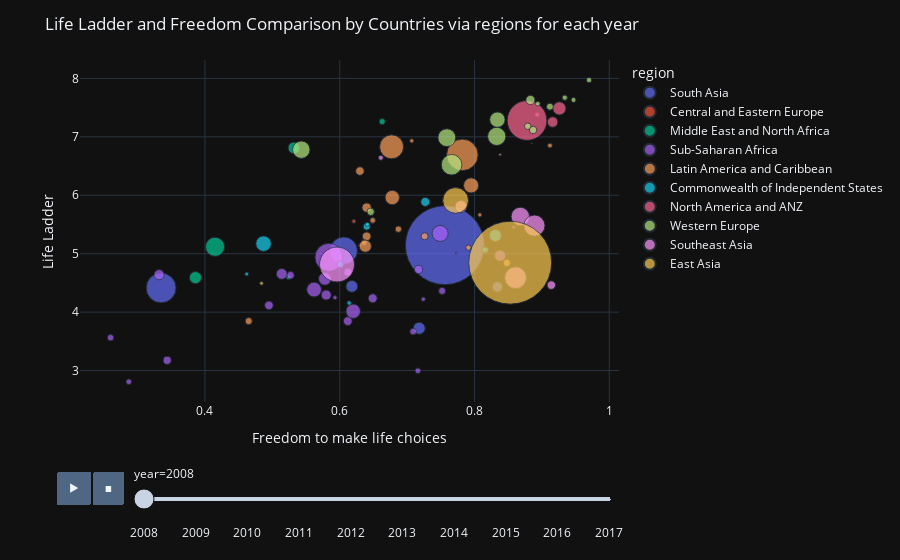

Source (notebook cell):
### Code cell
fig=px.scatter(pop_df,
               x="Freedom to make life choices",
               y="Life Ladder",
               animation_frame="year",
               animation_group="Country name",
               size="population",
               template="plotly_dark",
               color="region",
               hover_name="Country name",
               size_max=60)
fig.update_layout(title="Life Ladder and Freedom Comparison by Countries via regions for each year")
fig.show()

### Figure 1 — Plotly figure (JSON) as saved in the notebook; plotly's stock layout.template omitted (floating-point values rounded to 4 significant figures)
{"data": [{"hovertemplate": "<b>%{hovertext}</b><br><br>region=South Asia<br>year=2008<br>Freedom to make life choices=%{x}<br>Life Ladder=%{y}<br>population=%{marker.size}<extra></extra>", "hovertext": ["Afghanistan", "Bangladesh", "India", "Nepal", "Pakistan", "Sri Lanka"], "ids": ["Afghanistan", "Bangladesh", "India", "Nepal", "Pakistan", "Sri Lanka"], "legendgroup": "South Asia", "marker": {"color": "#636efa", "size": [27722276, 144304167, 1200669765, 26666576, 171648986, 19983984], "sizemode": "area", "sizeref": 385100.0, "symbol": "circle"}, "mode": "markers", "name": "South Asia", "orientation": "v", "showlegend": true, "type": "scatter", "x": [0.718, 0.606, 0.756, 0.618, 0.335, 0.834], "xaxis": "x", "y": [3.724, 5.052, 5.146, 4.441, 4.414, 4.431], "yaxis": "y"}, {"hovertemplate": "<b>%{hovertext}</b><br><br>region=Central and Eastern Europe<br>year=2008<br>Freedom to make life choices=%{x}<br>Life Ladder=%{y}<br>population=%{marker.size}<extra></extra>", "hovertext": ["Estonia", "Kosovo", "Latvia", "Lithuania"], "ids": ["Estonia", "Kosovo", "Latvia", "Lithuania"], "legendgroup": "Central and Eastern Europe", "marker": {"color": "#EF553B", "size": [1337090, 1747383, 2177322, 3198231], "sizemode": "area", "sizeref": 385100.0, "symbol": "circle"}, "mode": "markers", "name": "Central and Eastern Europe", "orientation": "v", "showlegend": true, "type": "scatter", "x": [0.642, null, 0.63, 0.621], "xaxis": "x", "y": [5.452, 5.522, 5.145, 5.554], "yaxis": "y"}, {"hovertemplate": "<b>%{hovertext}</b><br><br>region=Middle East and North Africa<br>year=2008<br>Freedom to make life choices=%{x}<br>Life Ladder=%{y}<br>population=%{marker.size}<extra></extra>", "hovertext": ["Iraq", "Israel", "Jordan", "Lebanon", "Saudi Arabia", "Turkey"], "ids": ["Iraq", "Israel", "Jordan", "Lebanon", "Saudi Arabia", "Turkey"], "legendgroup": "Middle East and North Africa", "marker": {"color": "#00cc96", "size": [28385746, 7308800, 6556478, 4764741, 25888541, 70418604], "sizemode": "area", "sizeref": 385100.0, "symbol": "circle"}, "mode": "markers", "name": "Middle East and North Africa", "orientation": "v", "showlegend": true, "type": "scatter", "x": [0.386, 0.663, null, 0.524, 0.532, 0.415], "xaxis": "x", "y": [4.59, 7.261, 4.93, 4.595, 6.811, 5.118], "yaxis": "y"}, {"hovertemplate": "<b>%{hovertext}</b><br><br>region=Sub-Saharan Africa<br>year=2008<br>Freedom to make life choices=%{x}<br>Life Ladder=%{y}<br>population=%{marker.size}<extra></extra>", "hovertext": ["Benin", "Botswana", "Burkina Faso", "Burundi", "Cameroon", "Chad", "Djibouti", "Ghana", "Kenya", "Liberia", "Madagascar", "Mali", "Mauritania", "Mozambique", "Niger", "Nigeria", "Rwanda", "Senegal", "Sierra Leone", "South Africa", "Tanzania", "Togo", "Uganda", "Zambia", "Zimbabwe"], "ids": ["Benin", "Botswana", "Burkina Faso", "Burundi", "Cameroon", "Chad", "Djibouti", "Ghana", "Kenya", "Liberia", "Madagascar", "Mali", "Mauritania", "Mozambique", "Niger", "Nigeria", "Rwanda", "Senegal", "Sierra Leone", "South Africa", "Tanzania", "Togo", "Uganda", "Zambia", "Zimbabwe"], "legendgroup": "Sub-Saharan Africa", "marker": {"color": "#ab63fa", "size": [8696921, 1915639, 14689725, 8126102, 19252666, 11183588, 816358, 23563825, 39791981, 3607860, 19996473, 14113577, 3296238, 22276596, 15250908, 150269623, 9524534, 12004701, 6133603, 49779471, 41853944, 6083420, 30431736, 12848530, 12379549], "sizemode": "area", "sizeref": 385100.0, "symbol": "circle"}, "mode": "markers", "name": "Sub-Saharan Africa", "orientation": "v", "showlegend": true, "type": "scatter", "x": [0.709, 0.858, 0.612, 0.26, 0.58, 0.527, 0.773, 0.838, 0.62, 0.724, 0.332, 0.495, 0.593, 0.514, 0.649, 0.584, 0.752, 0.612, 0.716, 0.749, 0.562, 0.287, 0.578, 0.717, 0.344], "xaxis": "x", "y": [3.667, 5.451, 3.846, 3.563, 4.292, 4.632, 5.009, 4.965, 4.015, 4.221, 4.64, 4.115, 4.248, 4.654, 4.236, 4.939, 4.363, 4.683, 2.997, 5.346, 4.385, 2.808, 4.569, 4.73, 3.174], "yaxis": "y"}, {"hovertemplate": "<b>%{hovertext}</b><br><br>region=Latin America and Caribbean<br>year=2008<br>Freedom to make life choices=%{x}<br>Life Ladder=%{y}<br>population=%{marker.size}<extra></extra>", "hovertext": ["Argentina", "Bolivia", "Brazil", "Chile", "Colombia", "Costa Rica", "Dominican Republic", "Ecuador", "El Salvador", "Guatemala", "Haiti", "Honduras", "Mexico", "Nicaragua", "Panama", "Paraguay", "Peru", "Trinidad and Tobago", "Uruguay"], "ids": ["Argentina", "Bolivia", "Brazil", "Chile", "Colombia", "Costa Rica", "Dominican Republic", "Ecuador", "El Salvador", "Guatemala", "Haiti", "Honduras", "Mexico", "Nicaragua", "Panama", "Paraguay", "Peru", "Trinidad and Tobago", "Uruguay"], "legendgroup": "Latin America and Caribbean", "marker": {"color": "#FFA15A", "size": [40080160, 9721454, 192030362, 16708258, 44254975, 4463125, 9458075, 14535739, 6131764, 14006428, 9646580, 7980955, 110815271, 5667432, 3516204, 6081296, 28562317, 1314443, 3340221], "sizemode": "area", "sizeref": 385100.0, "symbol": "circle"}, "mode": "markers", "name": "Latin America and Caribbean", "orientation": "v", "showlegend": true, "type": "scatter", "x": [0.678, 0.726, 0.782, 0.64, 0.795, 0.912, 0.848, 0.64, 0.636, 0.63, 0.465, 0.687, 0.677, 0.791, 0.707, 0.649, 0.638, 0.838, 0.808], "xaxis": "x", "y": [5.961, 5.298, 6.691, 5.789, 6.168, 6.851, 4.842, 5.297, 5.191, 6.414, 3.846, 5.42, 6.829, 5.104, 6.931, 5.57, 5.129, 6.696, 5.664], "yaxis": "y"}, {"hovertemplate": "<b>%{hovertext}</b><br><br>region=Commonwealth of Independent States<br>year=2008<br>Freedom to make life choices=%{x}<br>Life Ladder=%{y}<br>population=%{marker.size}<extra></extra>", "hovertext": ["Armenia", "Azerbaijan", "Belarus", "Georgia", "Kazakhstan", "Moldova", "Tajikistan", "Ukraine", "Uzbekistan"], "ids": ["Armenia", "Azerbaijan", "Belarus", "Georgia", "Kazakhstan", "Moldova", "Tajikistan", "Ukraine", "Uzbekistan"], "legendgroup": "Commonwealth of Independent States", "marker": {"color": "#19d3f3", "size": [2907618, 8763400, 9527985, 3848449, 15674000, 3570108, 7209930, 46258200, 27302800], "sizemode": "area", "sizeref": 385100.0, "symbol": "circle"}, "mode": "markers", "name": "Commonwealth of Independent States", "orientation": "v", "showlegend": true, "type": "scatter", "x": [0.462, 0.601, 0.64, 0.614, 0.727, 0.641, 0.816, 0.487, 0.831], "xaxis": "x", "y": [4.652, 4.817, 5.463, 4.156, 5.886, 5.503, 5.064, 5.172, 5.311], "yaxis": "y"}, {"hovertemplate": "<b>%{hovertext}</b><br><br>region=North America and ANZ<br>year=2008<br>Freedom to make life choices=%{x}<br>Life Ladder=%{y}<br>population=%{marker.size}<extra></extra>", "hovertext": ["Australia", "Canada", "New Zealand", "United States"], "ids": ["Australia", "Canada", "New Zealand", "United States"], "legendgroup": "North America and ANZ", "marker": {"color": "#FF6692", "size": [21249200, 33247118, 4259800, 304093966], "sizemode": "area", "sizeref": 385100.0, "symbol": "circle"}, "mode": "markers", "name": "North America and ANZ", "orientation": "v", "showlegend": true, "type": "scatter", "x": [0.916, 0.926, 0.893, 0.878], "xaxis": "x", "y": [7.254, 7.486, 7.381, 7.28], "yaxis": "y"}, {"hovertemplate": "<b>%{hovertext}</b><br><br>region=Western Europe<br>year=2008<br>Freedom to make life choices=%{x}<br>Life Ladder=%{y}<br>population=%{marker.size}<extra></extra>", "hovertext": ["Austria", "Belgium", "Denmark", "Finland", "France", "Germany", "Iceland", "Ireland", "Italy", "Netherlands", "Norway", "Portugal", "Spain", "Sweden", "United Kingdom"], "ids": ["Austria", "Belgium", "Denmark", "Finland", "France", "Germany", "Iceland", "Ireland", "Italy", "Netherlands", "Norway", "Portugal", "Spain", "Sweden", "United Kingdom"], "legendgroup": "Western Europe", "marker": {"color": "#B6E880", "size": [8321496, 10709973, 5493621, 5313399, 64374984, 82110097, 317414, 4489544, 58826731, 16445593, 4768212, 10558177, 45954106, 9219637, 61806995], "sizemode": "area", "sizeref": 385100.0, "symbol": "circle"}, "mode": "markers", "name": "Western Europe", "orientation": "v", "showlegend": true, "type": "scatter", "x": [0.879, 0.887, 0.97, 0.934, 0.833, 0.766, 0.885, 0.894, 0.543, 0.883, 0.947, 0.646, 0.834, 0.912, 0.759], "xaxis": "x", "y": [7.181, 7.117, 7.971, 7.671, 7.008, 6.522, 6.888, 7.568, 6.78, 7.631, 7.632, 5.717, 7.294, 7.516, 6.986], "yaxis": "y"}, {"hovertemplate": "<b>%{hovertext}</b><br><br>region=Southeast Asia<br>year=2008<br>Freedom to make life choices=%{x}<br>Life Ladder=%{y}<br>population=%{marker.size}<extra></extra>", "hovertext": ["Cambodia", "Indonesia", "Malaysia", "Philippines", "Singapore", "Thailand", "Vietnam"], "ids": ["Cambodia", "Indonesia", "Malaysia", "Philippines", "Singapore", "Thailand", "Vietnam"], "legendgroup": "Southeast Asia", "marker": {"color": "#FF97FF", "size": [13883834, 235469762, 27236006, 90901965, 4839396, 66530984, 86243413], "sizemode": "area", "sizeref": 385100.0, "symbol": "circle"}, "mode": "markers", "name": "Southeast Asia", "orientation": "v", "showlegend": true, "type": "scatter", "x": [0.914, 0.596, 0.78, 0.861, 0.661, 0.868, 0.889], "xaxis": "x", "y": [4.462, 4.815, 5.807, 4.589, 6.642, 5.636, 5.48], "yaxis": "y"}, {"hovertemplate": "<b>%{hovertext}</b><br><br>region=East Asia<br>year=2008<br>Freedom to make life choices=%{x}<br>Life Ladder=%{y}<br>population=%{marker.size}<extra></extra>", "hovertext": ["China", "Japan", "Mongolia"], "ids": ["China", "Japan", "Mongolia"], "legendgroup": "East Asia", "marker": {"color": "#FECB52", "size": [1324655000, 128063000, 2631898], "sizemode": "area", "sizeref": 385100.0, "symbol": "circle"}, "mode": "markers", "name": "East Asia", "orientation": "v", "showlegend": true, "type": "scatter", "x": [0.853, 0.772, 0.484], "xaxis": "x", "y": [4.846, 5.911, 4.493], "yaxis": "y"}], "layout": {"legend": {"itemsizing": "constant", "title": {"text": "region"}, "tracegroupgap": 0}, "margin": {"t": 60}, "sliders": [{"active": 0, "currentvalue": {"prefix": "year="}, "len": 0.9, "pad": {"b": 10, "t": 60}, "steps": [{"args": [["2008"], {"frame": {"duration": 0, "redraw": false}, "fromcurrent": true, "mode": "immediate", "transition": {"duration": 0, "easing": "linear"}}], "label": "2008", "method": "animate"}, {"args": [["2009"], {"frame": {"duration": 0, "redraw": false}, "fromcurrent": true, "mode": "immediate", "transition": {"duration": 0, "easing": "linear"}}], "label": "2009", "method": "animate"}, {"args": [["2010"], {"frame": {"duration": 0, "redraw": false}, "fromcurrent": true, "mode": "immediate", "transition": {"duration": 0, "easing": "linear"}}], "label": "2010", "method": "animate"}, {"args": [["2011"], {"frame": {"duration": 0, "redraw": false}, "fromcurrent": true, "mode": "immediate", "transition": {"duration": 0, "easing": "linear"}}], "label": "2011", "method": "animate"}, {"args": [["2012"], {"frame": {"duration": 0, "redraw": false}, "fromcurrent": true, "mode": "immediate", "transition": {"duration": 0, "easing": "linear"}}], "label": "2012", "method": "animate"}, {"args": [["2013"], {"frame": {"duration": 0, "redraw": false}, "fromcurrent": true, "mode": "immediate", "transition": {"duration": 0, "easing": "linear"}}], "label": "2013", "method": "animate"}, {"args": [["2014"], {"frame": {"duration": 0, "redraw": false}, "fromcurrent": true, "mode": "immediate", "transition": {"duration": 0, "easing": "linear"}}], "label": "2014", "method": "animate"}, {"args": [["2015"], {"frame": {"duration": 0, "redraw": false}, "fromcurrent": true, "mode": "immediate", "transition": {"duration": 0, "easing": "linear"}}], "label": "2015", "method": "animate"}, {"args": [["2016"], {"frame": {"duration": 0, "redraw": false}, "fromcurrent": true, "mode": "immediate", "transition": {"duration": 0, "easing": "linear"}}], "label": "2016", "method": "animate"}, {"args": [["2017"], {"frame": {"duration": 0, "redraw": false}, "fromcurrent": true, "mode": "immediate", "transition": {"duration": 0, "easing": "linear"}}], "label": "2017", "method": "animate"}], "x": 0.1, "xanchor": "left", "y": 0, "yanchor": "top"}], "title": {"text": "Life Ladder and Freedom Comparison by Countries via regions for each year"}, "updatemenus": [{"buttons": [{"args": [null, {"frame": {"duration": 500, "redraw": false}, "fromcurrent": true, "mode": "immediate", "transition": {"duration": 500, "easing": "linear"}}], "label": "&#9654;", "method": "animate"}, {"args": [[null], {"frame": {"duration": 0, "redraw": false}, "fromcurrent": true, "mode": "immediate", "transition": {"duration": 0, "easing": "linear"}}], "label": "&#9724;", "method": "animate"}], "direction": "left", "pad": {"r": 10, "t": 70}, "showactive": false, "type": "buttons", "x": 0.1, "xanchor": "right", "y": 0, "yanchor": "top"}], "xaxis": {"anchor": "y", "domain": [0, 1], "title": {"text": "Freedom to make life choices"}}, "yaxis": {"anchor": "x", "domain": [0, 1], "title": {"text": "Life Ladder"}}}}
